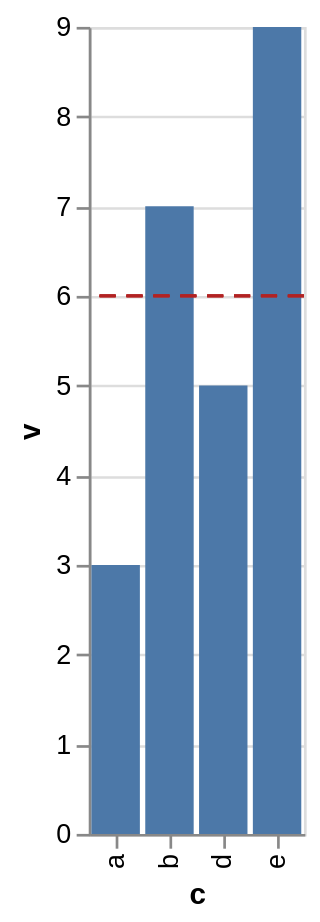

Source (Vega-Lite JSON):
### Vega-Lite specification from a JSON file in a GitHub repository (floating-point values rounded to 4 significant figures)
{"$schema": "https://vega.github.io/schema/vega-lite/v6.json", "description": "A threshold drawn at a constant, dashed, over the bars it judges.", "data": {"values": [{"c": "a", "v": 3}, {"c": "b", "v": 7}, {"c": "d", "v": 5}, {"c": "e", "v": 9}]}, "layer": [{"mark": "bar", "encoding": {"x": {"field": "c", "type": "nominal"}, "y": {"field": "v", "type": "quantitative"}}}, {"mark": {"type": "rule", "strokeDash": [6, 4], "color": "firebrick"}, "encoding": {"y": {"datum": 6, "type": "quantitative"}}}]}
